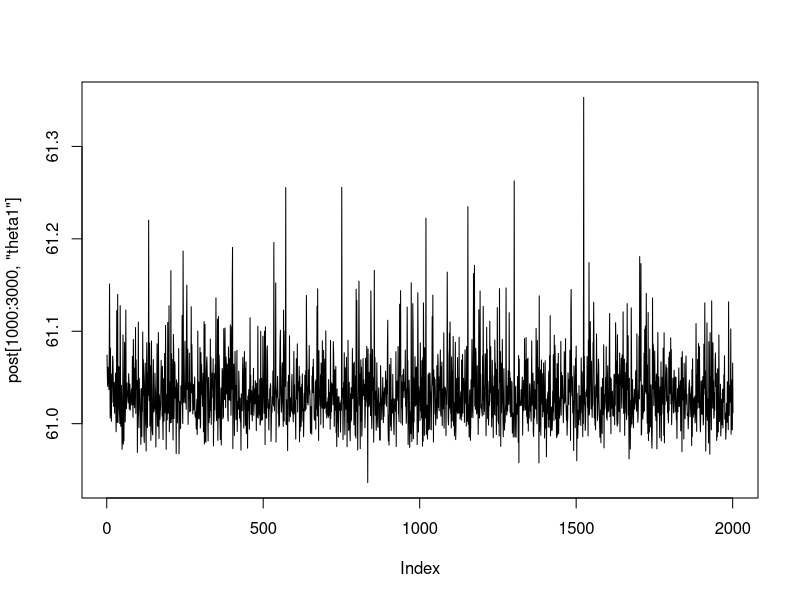
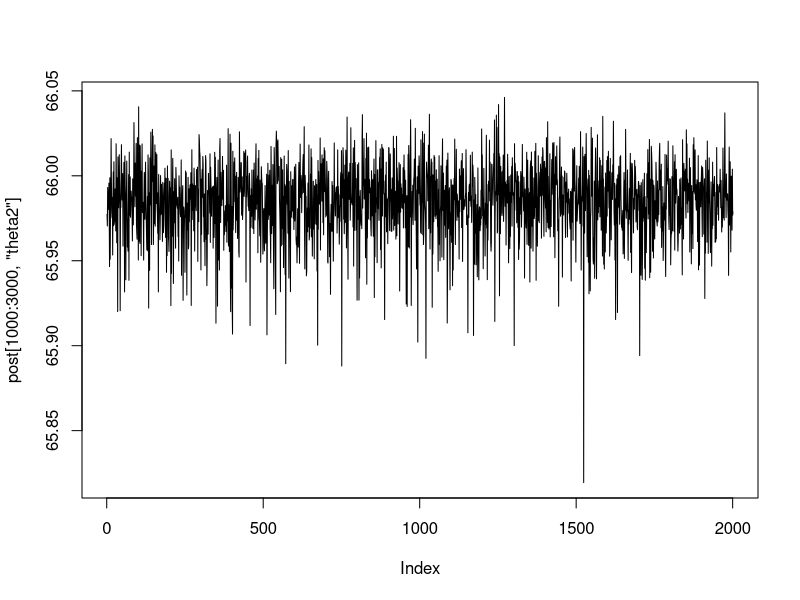
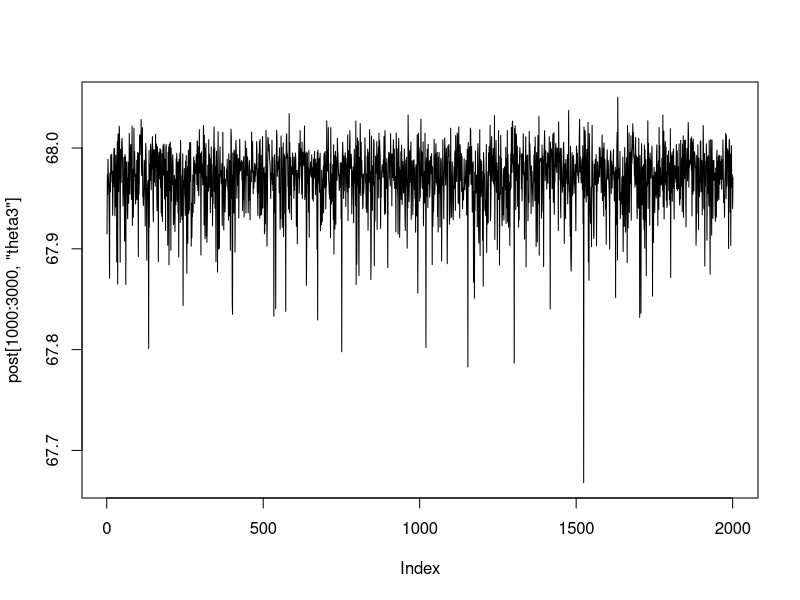
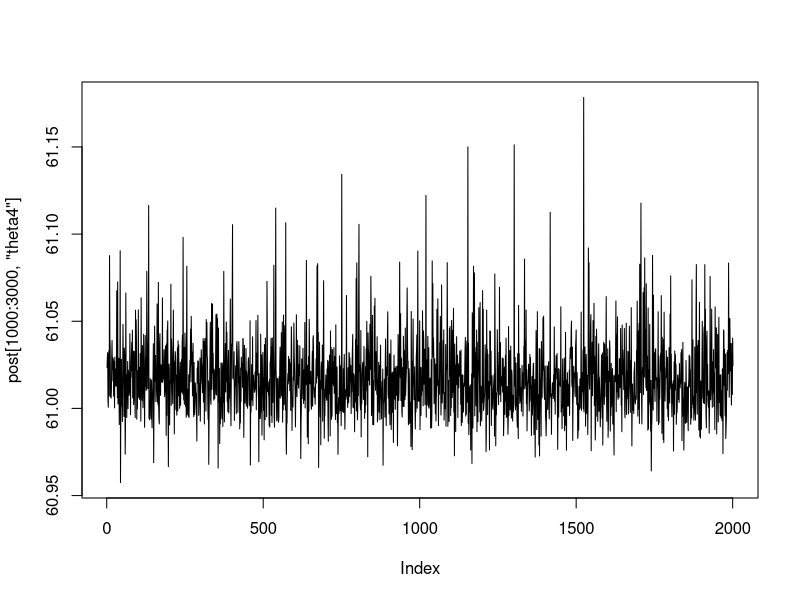
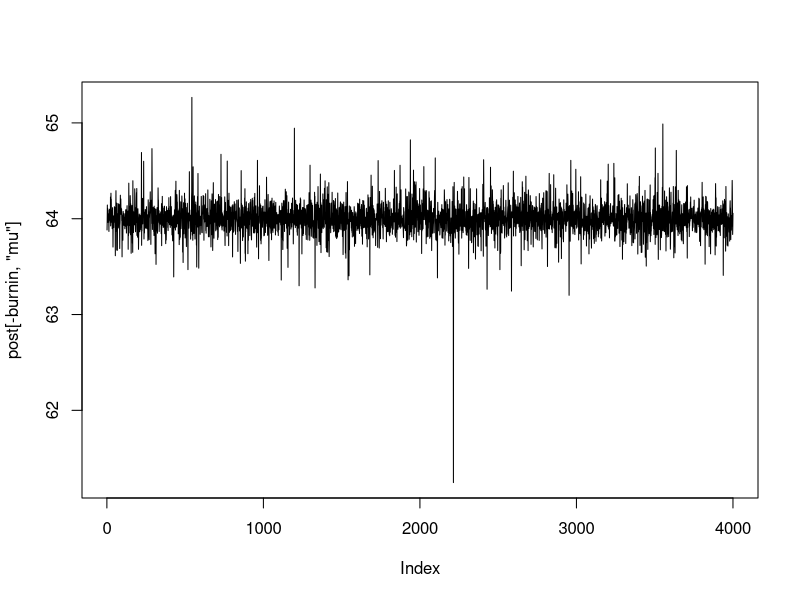
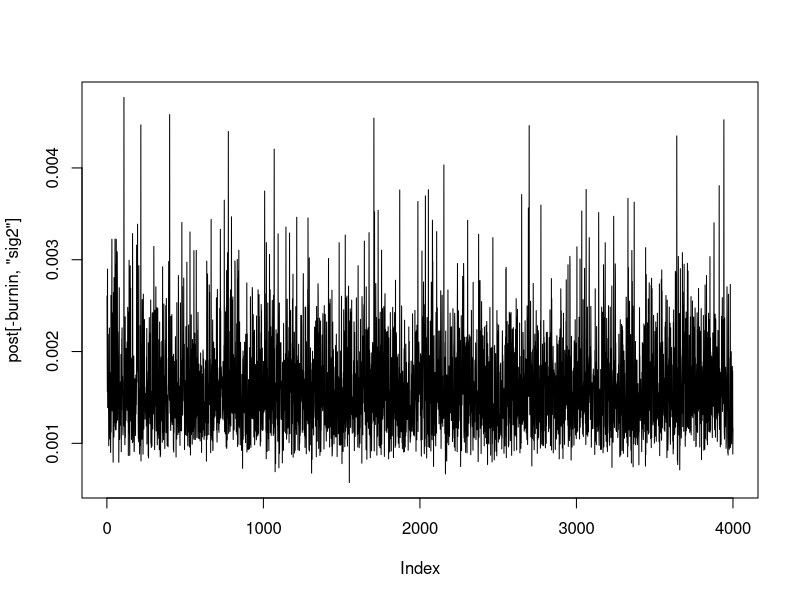
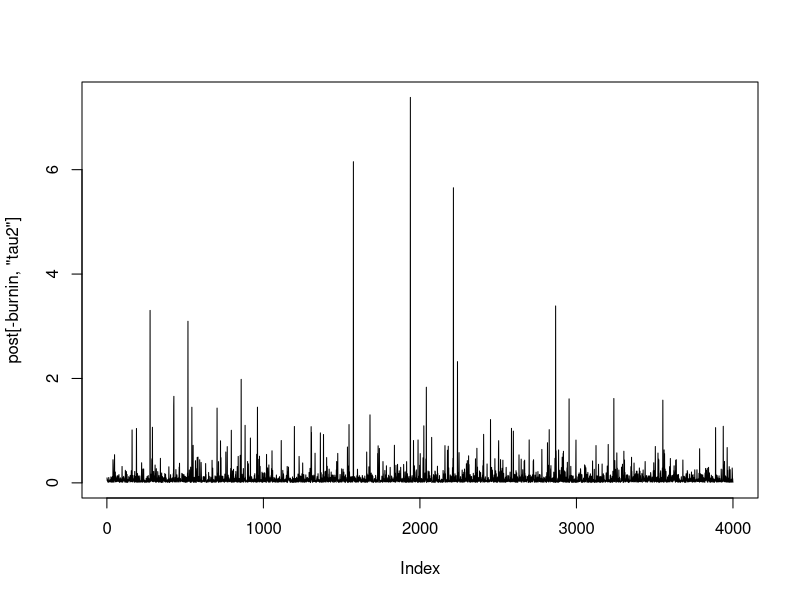
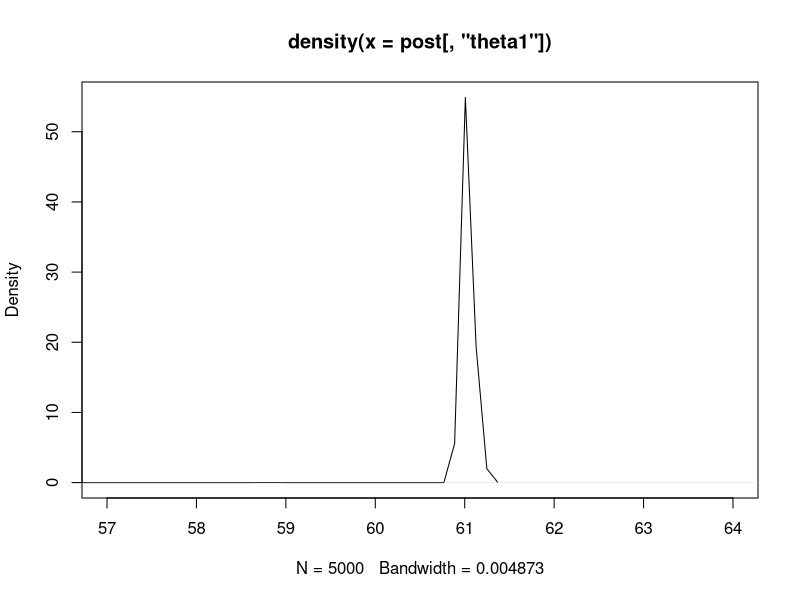

Reproduce these figures in R, in order.
# Example from Bayesian Data Analysis, Gelman on hierarchical normal model
# chapter 11 - Basics of Markov Chain Simulation

# Data is based on coagulation time in seconds for blood drawn from 24 animals randomly 
# allocated to four different diets. Different treatments have different number of 
# observations because the randomization was unrestricted.
# Gibbs sampling example

#dataset
y.1<-c(62,60,63,59)
y.2<-c(63,67,71,64,65,66)
y.3<-c(68,66,71,67,68,68)
y.4<- c(56,62,60,61,63,64,63,59) 

J<-4

#creating a matrix to save dataset
y<-matrix(0, nrow=8, ncol=J)
y[1:4,1]<-y.1
y[1:6,2]<-y.2
y[1:6,3]<-y.3
y[,4]<-y.4

n<-c(4,6,6,8)

#update function for theta to compute theta1, theta2, theta3 and theta4
update.thetaj<-function(j, tau2, sig2, mu)
{
  var.thetaj<-1/((1/tau2)+(n[j]/sig2))
  mean.thetaj<-((mu/tau2)+((n[j]*mean(y[1:n[j],j]))/sig2))*var.thetaj
  
  
  rnorm(1, mean=mean.thetaj, sd=sqrt(var.thetaj))
}

#update function for mu
update.mu<-function(theta, tau2)
{
 mean.mu<-mean(theta)
 var.mu<-(tau2)/J
 
 rnorm(1, mean=mean.mu, sd=sqrt(var.mu))
}

#update function for sig2
update.sig2<-function(theta)
{
  sum<-0
  for(j in 1:J)
   {
    sum<-sum+sum((y[1:n[j],j]-theta[j])^2)
   }
  scale.sig2<-sum/2
  
  1/rgamma(1, shape=sum(n)/2, scale=scale.sig2)
}

#update function for tau2
update.tau2<-function(theta, mu)
{
  scale.tau2<-sum((theta - mu)^2)
  
  1/rgamma(1, shape=(J-1)/2, scale=scale.tau2/2)
}

#set up MCMC
N.iter<-5000
#creating a posterior matrix
post<-matrix(0,ncol=7,nrow=N.iter)
colnames(post)<-c("theta1","theta2","theta3", "theta4", "mu","sig2","tau2")
post[1,]<-c(25,26,27,11,32,15,24)


for(i in 2:N.iter)
{
  post[i-1,"theta1"]<-update.thetaj(j=1,tau2=post[i-1,"tau2"],sig2=post[i-1,"sig2"], mu=post[i-1,"mu"])
  post[i-1,"theta2"]<-update.thetaj(j=2,tau2=post[i-1,"tau2"],sig2=post[i-1,"sig2"], mu=post[i-1,"mu"])
  post[i-1,"theta3"]<-update.thetaj(j=3,tau2=post[i-1,"tau2"],sig2=post[i-1,"sig2"], mu=post[i-1,"mu"])
  post[i-1,"theta4"]<-update.thetaj(j=4,tau2=post[i-1,"tau2"],sig2=post[i-1,"sig2"], mu=post[i-1,"mu"])
  theta<-c(post[i-1,"theta1"], post[i-1,"theta2"], post[i-1,"theta3"], post[i-1,"theta4"])
  post[i,"sig2"]<-update.sig2(theta)
  post[i,"tau2"]<-update.tau2(theta, post[i-1,"mu"])
  post[i,"mu"]<-update.mu(theta,post[i,"tau2"])  
}

burnin <- 1:1000

#trace plots
plot(post[1000:3000,"theta1"], type="l")
plot(post[1000:3000,"theta2"], type="l")
plot(post[1000:3000,"theta3"], type="l")
plot(post[1000:3000,"theta4"], type="l")
plot(post[-burnin,"mu"], type="l")
plot(post[-burnin,"sig2"], type="l")
plot(post[-burnin,"tau2"], type="l")

#posterior mean and 90% credible interval
apply(post[,], 2, mean)
apply(post[,], 2, quantile, c(0.05, 0.95))

#density plots
plot(density(post[,"theta1"]), xlim=range(57:64))
plot(density(post[,"mu"]), xlim=range(55:70))
plot(density(post[,"tau2"]), xlim=range(-1:1))
